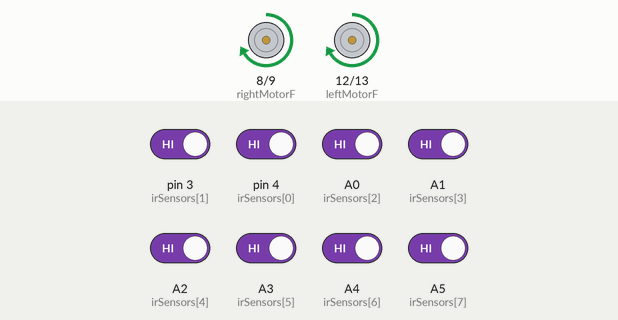
Bench run of a sketch on a simulated Arduino Uno, built with avr-gcc and run on an emulated ATmega328P. Shown: motor-driver pin pairs drawn as motors (green arrow = first pin HIGH = forward, orange = second pin HIGH = backward, longer = more drive, scaled by the enable pin). The inputs (shaded band) are chosen by the test bench; at power-on: A0 (irSensors[2]), A1 (irSensors[3]), A2 (irSensors[4]), A3 (irSensors[5]), A4 (irSensors[6]), A5 (irSensors[7]), pin 3 (irSensors[1]), pin 4 (irSensors[0]) HIGH. What the sketch prints to the serial monitor is not drawn.

Above: at 2.8 s.
2.9 s: pin 3 (irSensors[1]) driven LOW
At 4.1 s:
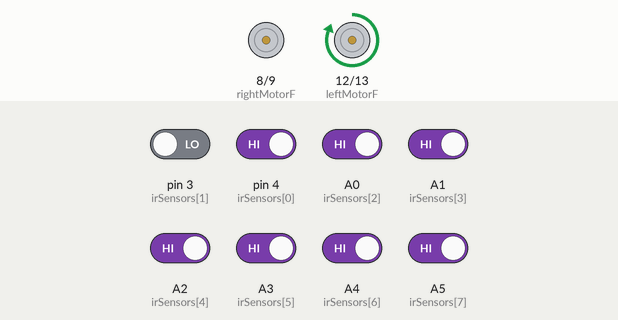
4.4 s: A4 (irSensors[6]) driven LOW
5.9 s: pin 3 (irSensors[1]) driven HIGH
At 6.6 s:
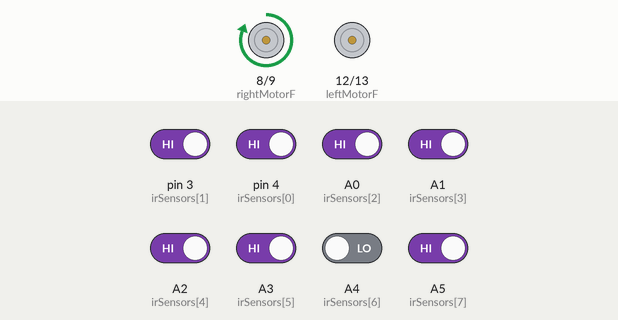
Timing chart, 0 to 8.9 s (numbered marks = the images above; inputs shaded):
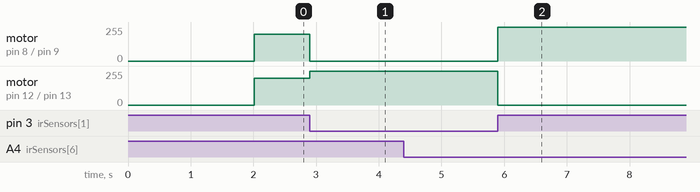

The sketch:

lsrb.ino
```cpp
// Define motor control pins
#define rightMotorF 8
#define rightMotorB 9
#define rightMotorPWM 10
#define leftMotorF 12
#define leftMotorB 13
#define leftMotorPWM 11

// Define IR sensor pins
const int numSensors = 8;
int irSensors[numSensors] = {4, 3, A0, A1, A2, A3, A4, A5};

// PID parameters
float kp = 25;
float ki = 1;
float kd = 20;
int baseSpeed = 200;

// PID variables
long integral = 0;
int previousError = 0;

// Path recording
char path[100];
int pathLength = 0;
bool exploring = true;

void setup() {
  pinMode(rightMotorF, OUTPUT);
  pinMode(rightMotorB, OUTPUT);
  pinMode(rightMotorPWM, OUTPUT);
  pinMode(leftMotorF, OUTPUT);
  pinMode(leftMotorB, OUTPUT);
  pinMode(leftMotorPWM, OUTPUT);

  for (int i = 0; i < numSensors; i++) {
    pinMode(irSensors[i], INPUT);
  }

  Serial.begin(9600);
}

void loop() {
  int sensorStates[numSensors];
  for (int i = 0; i < numSensors; i++) {
    sensorStates[i] = digitalRead(irSensors[i]);
  }

  if (exploring) {
    if (goalReached(sensorStates)) {
      exploring = false;
      Serial.println("Goal reached. Starting path optimization...");

      for (int i = 0; i < pathLength; i++) {
        shortPath();
      }

      printPath();
      delay(2000);
      retracePath();
    } else {
      handleJunction(sensorStates);
    }
  }

  int error = calculateError(sensorStates);
  int motorSpeedDifference = calculatePID(error);
  int leftSpeed = baseSpeed + motorSpeedDifference;
  int rightSpeed = baseSpeed - motorSpeedDifference;

  leftSpeed = constrain(leftSpeed, 0, 255);
  rightSpeed = constrain(rightSpeed, 0, 255);
  driveMotors(leftSpeed, rightSpeed);
  delay(1);
}

void handleJunction(int sensorStates[]) {
  if (sensorStates[0] == HIGH) {
    turnLeft90();
  } else if (sensorStates[7] == HIGH) {
    turnRight90();
  } else {
    bool allLow = true;
    for (int i = 0; i < numSensors; i++) {
      if (sensorStates[i] == HIGH) {
        allLow = false;
        break;
      }
    }
    if (allLow) {
      turn180();
    }
  }
}

void turnLeft90() {
  Serial.println("Turning Left");
  driveMotors(-150, 150);
  delay(400);
  path[pathLength++] = 'L';
  if (!exploring) shortPath();
  printPath();
}

void turnRight90() {
  Serial.println("Turning Right");
  driveMotors(150, -150);
  delay(400);
  path[pathLength++] = 'R';
  if (!exploring) shortPath();
  printPath();
}

void turn180() {
  Serial.println("Turning Around");
  driveMotors(150, -150);
  delay(800);
  path[pathLength++] = 'B';
  if (!exploring) shortPath();
  printPath();
}

bool goalReached(int sensorStates[]) {
  for (int i = 0; i < numSensors; i++) {
    if (sensorStates[i] == LOW) return false;
  }
  return true;
}

void retracePath() {
  Serial.println("Retracing optimized path...");
  for (int i = 0; i < pathLength; i++) {
    char move = path[i];
    Serial.print("Step "); Serial.print(i); Serial.print(": "); Serial.println(move);
    if (move == 'L') {
      turnLeft90();
    } else if (move == 'R') {
      turnRight90();
    } else if (move == 'B') {
      turn180();
    } else {
      driveMotors(150, 150);
      delay(300);
    }
  }
  driveMotors(0, 0);
  Serial.println("Retrace complete.");
}

void shortPath() {
  if (pathLength < 3) return;
  int shortDone = 0;
  if (path[pathLength - 3] == 'L' && path[pathLength - 1] == 'R') {
    pathLength -= 3; path[pathLength++] = 'B'; shortDone = 1;
  }
  if (path[pathLength - 3] == 'L' && path[pathLength - 1] == 'S' && shortDone == 0) {
    pathLength -= 3; path[pathLength++] = 'R'; shortDone = 1;
  }
  if (path[pathLength - 3] == 'R' && path[pathLength - 1] == 'L' && shortDone == 0) {
    pathLength -= 3; path[pathLength++] = 'B'; shortDone = 1;
  }
  if (path[pathLength - 3] == 'S' && path[pathLength - 1] == 'L' && shortDone == 0) {
    pathLength -= 3; path[pathLength++] = 'R'; shortDone = 1;
  }
  if (path[pathLength - 3] == 'S' && path[pathLength - 1] == 'S' && shortDone == 0) {
    pathLength -= 3; path[pathLength++] = 'B'; shortDone = 1;
  }
  if (path[pathLength - 3] == 'L' && path[pathLength - 1] == 'L' && shortDone == 0) {
    pathLength -= 3; path[pathLength++] = 'S'; shortDone = 1;
  }
  if (path[pathLength - 3] == 'R' && path[pathLength - 1] == 'R' && shortDone == 0) {
    pathLength -= 3; path[pathLength++] = 'S'; shortDone = 1;
  }
}

void printPath() {
  Serial.println("----------------");
  for (int x = 0; x < pathLength; x++) {
    Serial.print(x); Serial.print(": "); Serial.println(path[x]);
  }
  Serial.println("----------------");
}

int calculateError(int sensorStates[]) {
  int weights[numSensors] = {-1000, -1000, -500, 0, 0, 500, 1000, 1000};
  long weightedSum = 0;
  int activeSensors = 0;
  for (int i = 0; i < numSensors; i++) {
    if (sensorStates[i] == HIGH) {
      weightedSum += weights[i];
      activeSensors++;
    }
  }
  if (activeSensors == 0) return previousError;
  return weightedSum / activeSensors;
}

int calculatePID(int error) {
  integral += error;
  integral = constrain(integral, -1000, 1000);
  int derivative = error - previousError;
  float PID = (kp * error) + (ki * integral) + (kd * derivative);
  previousError = error;
  return (int)PID;
}

void driveMotors(int leftSpeed, int rightSpeed) {
  if (leftSpeed >= 0) {
    digitalWrite(leftMotorF, HIGH);
    digitalWrite(leftMotorB, LOW);
    analogWrite(leftMotorPWM, leftSpeed);
  } else {
    digitalWrite(leftMotorF, LOW);
    digitalWrite(leftMotorB, HIGH);
    analogWrite(leftMotorPWM, -leftSpeed);
  }

  if (rightSpeed >= 0) {
    digitalWrite(rightMotorF, HIGH);
    digitalWrite(rightMotorB, LOW);
    analogWrite(rightMotorPWM, rightSpeed);
  } else {
    digitalWrite(rightMotorF, LOW);
    digitalWrite(rightMotorB, HIGH);
    analogWrite(rightMotorPWM, -rightSpeed);
  }
}
```

Measured:
- after the input at 2.9 s, motor on pin 8 (rightMotorF) / pin 9 (rightMotorB): forward 200/255 → stopped at once; motor on pin 12 (leftMotorF) / pin 13 (leftMotorB): forward 200/255 → forward 255/255 at once
- after the input at 5.9 s, motor on pin 8 (rightMotorF) / pin 9 (rightMotorB): stopped → forward 255/255 at once; motor on pin 12 (leftMotorF) / pin 13 (leftMotorB): forward 255/255 → stopped at once
